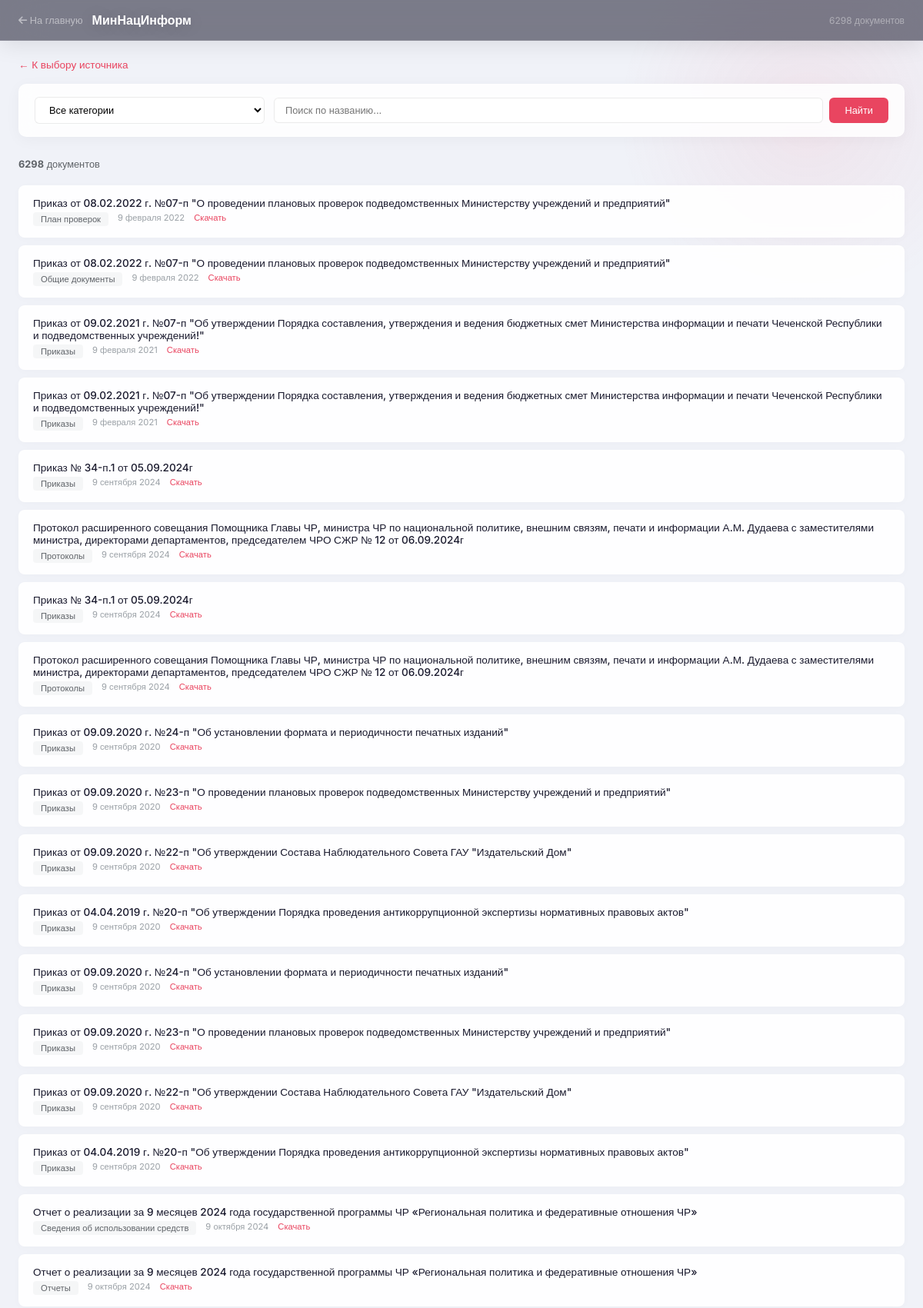
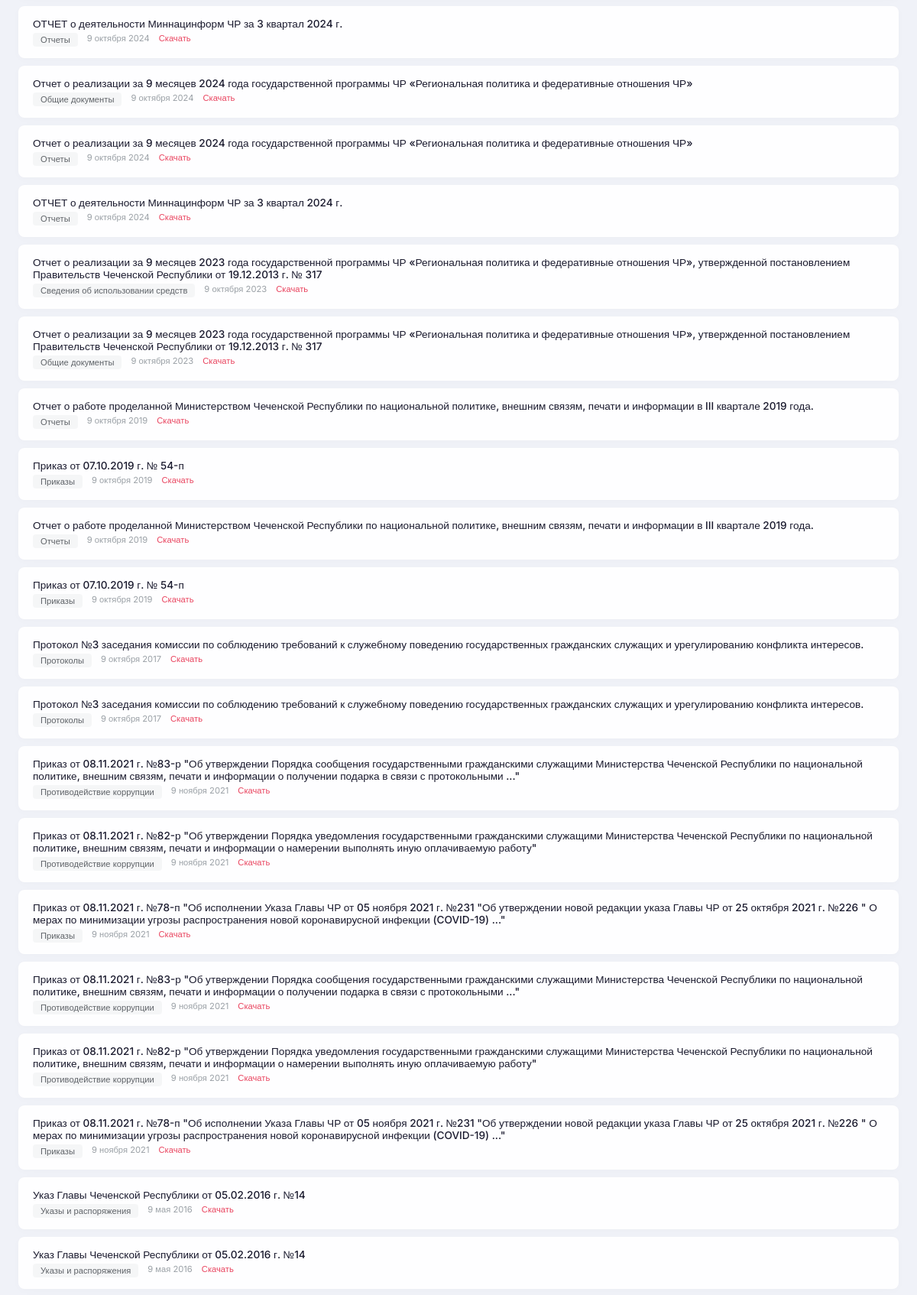
The app's page /db/minnacinform (upper part) with its own data (2 pictures, top to bottom).
### tables this page shows
CREATE TABLE minnacinform_documents (
            id INTEGER PRIMARY KEY AUTOINCREMENT,
            title TEXT,
            date TEXT,
            category TEXT,
            file_url TEXT,
            file_name TEXT,
            source_url TEXT,
            scraped_at TIMESTAMP DEFAULT CURRENT_TIMESTAMP
        );

### main.py (the view)
@app.get("/db/{db_name}", response_class=HTMLResponse)
async def view_database(
    request: Request,
    db_name: str,
    sub_db: Optional[str] = None,
    category: Optional[str] = None,
    search: Optional[str] = None,
    page: int = Query(1, ge=1)
):
    if db_name not in DB_PATHS:
        return RedirectResponse(url="/")
    db_config = DB_PATHS[db_name]
    per_page = 50
    offset = (page - 1) * per_page
    if db_config.get('type') == 'group':
        if sub_db and sub_db in db_config['databases']:
            sub_config = db_config['databases'][sub_db]
            info = get_db_info(sub_db, {'type': 'single', 'path': sub_config['path'], 'display_name': sub_config['display_name']})
            if not info:
                return RedirectResponse(url="/")
            table_name = info['table_name']
            documents, total = get_documents(
                sub_db, table_name,
                limit=per_page,
                offset=offset,
                category=category,
                search_term=search,
                db_path=sub_config['path']
            )
            categories = get_categories(sub_db, table_name, sub_config['path'])
            return templates.TemplateResponse(
                "database_view.html",
                {
                    "request": request,
                    "db_name": db_name,
                    "sub_db": sub_db,
                    "display_name": sub_config['display_name'],
                    "group_name": db_config['display_name'],
                    "documents": documents,
                    "categories": categories,
                    "current_category": category,
                    "search_term": search,
                    "page": page,
                    "total": total,
                    "total_pages": (total + per_page - 1) // per_page,
                    "per_page": per_page,
                    "is_searchable": sub_db in SEARCHABLE_DBS,
                    "is_group": True,
                    "sub_dbs": db_config['databases'],
                    "current_sub_db": sub_db,
                    "ai_available": AI_AVAILABLE
                }
            )
        else:
            sub_dbs = []
            for sub_name, sub_config in db_config['databases'].items():
                info = get_db_info(sub_name, {'type': 'single', 'path': sub_config['path'], 'display_name': sub_config['display_name']})
                if info and info['count'] > 0:
                    sub_dbs.append({
                        'name': sub_name,
                        'display_name': sub_config['display_name'],
                        'description': sub_config.get('description', ''),
                        'count': info['count']
                    })
            return templates.TemplateResponse(
                "group_view.html",
                {
                    "request": request,
                    "db_name": db_name,
                    "display_name": db_config['display_name'],
                    "sub_dbs": sub_dbs,
                    "ai_available": AI_AVAILABLE
                }
            )
    else:
        info = get_db_info(db_name, db_config)
        if not info:
            return RedirectResponse(url="/")
        table_name = info['table_name']
        db_path = db_config['path']
        documents, total = get_documents(
            db_name, table_name,
            limit=per_page,
            offset=offset,
            category=category,
            search_term=search if db_name in SEARCHABLE_DBS else None,
            db_path=db_path
        )
        categories = get_categories(db_name, table_name, db_path)
        base_url = f"/db/{db_name}"
        return templates.TemplateResponse(
            "database_view.html",
            {
                "request": request,
                "db_name": db_name,
                "display_name": db_config['display_name'],
                "documents": documents,
                "categories": categories,
                "current_category": category,
                "search_term": search,
                "page": page,
                "total": total,
                "total_pages": (total + per_page - 1) // per_page,
                "per_page": per_page,
                "is_searchable": db_name in SEARCHABLE_DBS,
                "is_minzdrav": db_name == 'minzdrav',
                "is_minobr": db_name == 'minobr',
                "minzdrav_categories": MINZDRAV_CATEGORIES if db_name == 'minzdrav' else [],
                "minobr_categories": MINOBR_CATEGORIES if db_name == 'minobr' else [],
                "is_group": False,
                "base_url": base_url,
                "ai_available": AI_AVAILABLE
            }
        )

### templates/database_view.html (shortened to what this page needs)
<!DOCTYPE html>
<html lang="ru">
<head>
    <link rel="stylesheet" href="https://cdnjs.cloudflare.com/ajax/libs/font-awesome/6.4.0/css/all.min.css">
</head>
<body>
    <header class="header-main">
        <div class="container">
            <div class="logo-area">
                {% if is_group %}
                    <a href="/db/{{ db_name }}"><i class="fas fa-arrow-left"></i> Назад</a>
                    <span class="group-label">{{ group_name }}</span>
                    <h1>{{ display_name }}</h1>
                {% else %}
                    <a href="/"><i class="fas fa-arrow-left"></i> На главную</a>
                    <h1>{{ display_name }}</h1>
                {% endif %}
            </div>
            <span style="color: rgba(255,255,255,0.4); font-size: 0.75rem;">{{ total }} документов</span>
        </div>
    </header>
    <div class="container">
        <div class="page-header">
            {% if is_group %}
                <a href="/db/{{ db_name }}" class="back-link">← К списку разделов</a>
            {% else %}
                <a href="/" class="back-link">← К выбору источника</a>
            {% endif %}
        </div>
        <div class="filters">
            {% if is_minzdrav %}
                <select onchange="window.location.href=this.value">
                    <option value="{{ base_url }}">Все категории</option>
                    {% for cat in minzdrav_categories %}
                    <option value="{{ base_url }}?category={{ cat|urlencode }}" {% if current_category == cat %}selected{% endif %}>
                        {{ cat }}
                    </option>
                    {% endfor %}
                </select>
            {% else %}
                {% if categories %}
                <select onchange="window.location.href=this.value">
                    <option value="{{ base_url }}">Все категории</option>
                </select>
                {% endif %}
                {% if is_searchable %}
                <form method="get" style="display: flex; gap: 8px; flex: 1;" action="{{ base_url }}">
                    <input type="text" name="search" placeholder="Поиск по названию..." value="{{ search_term or '' }}" style="flex: 1; min-width: 120px;">
                    <button type="submit">Найти</button>
                </form>
                {% endif %}
            {% endif %}
        </div>
        <div class="stats">
            <strong>{{ total }}</strong> документов
        </div>
        {% if documents %}
        <div class="documents-grid">
            {% for doc in documents %}
            <div class="doc-item">
                <div class="doc-title">
                    {% if doc.file_url %}
                    <a href="{{ doc.file_url }}" target="_blank">{{ doc.display_title }}</a>
                    {% else %}
                    {{ doc.display_title }}
                    {% endif %}
                </div>
                <div class="doc-meta">
                    {% if doc.category %}
                    <span class="category">{{ doc.category }}</span>
                    {% endif %}
                    {% if doc.date %}
                    <span>{{ doc.date }}</span>
                    {% elif doc.pub_date %}
                    <span>{{ doc.pub_date }}</span>
                    {% elif doc.sign_date %}
                    <span>{{ doc.sign_date }}</span>
                    {% endif %}
                    {% if doc.file_url %}
                    <a href="{{ doc.file_url }}" target="_blank" class="file-link">Скачать</a>
                    {% endif %}
                </div>
            </div>
            {% endfor %}
        </div>
        {% endif %}
    </div>
</body>
</html>

### templates/database_view.html (style rules this page uses)
* { margin: 0; padding: 0; box-sizing: border-box; }
body { font-family: 'Inter', sans-serif; background: #f0f2f8; color: #1a1a2e; min-height: 100vh; }
body::before { content: ''; position: fixed; top: -100px; right: -100px; width: 500px; height: 500px; background: radial-gradient(circle, rgba(233, 69, 96, 0.08) 0%, transparent 70%); border-radius: 50%; pointer-events: none; z-index: 0; }
body::after { content: ''; position: fixed; bottom: -100px; left: -100px; width: 600px; height: 600px; background: radial-gradient(circle, rgba(0, 149, 59, 0.06) 0%, transparent 70%); border-radius: 50%; pointer-events: none; z-index: 0; }
.header-main { position: sticky; top: 0; z-index: 100; backdrop-filter: blur(30px); -webkit-backdrop-filter: blur(30px); background: rgba(26, 26, 46, 0.55); border-bottom: 1px solid rgba(255, 255, 255, 0.12); padding: 16px 0; transition: background 0.3s ease; box-shadow: 0 4px 30px rgba(0, 0, 0, 0.1); }
.header-main .container { max-width: 1280px; margin: 0 auto; padding: 0 24px; display: flex; align-items: center; justify-content: space-between; flex-wrap: wrap; gap: 12px; position: relative; z-index: 1; }
.logo-area { display: flex; align-items: center; gap: 12px; flex-wrap: wrap; }
.logo-area a { color: rgba(255,255,255,0.5); text-decoration: none; font-size: 0.8rem; transition: color 0.3s; }
.logo-area h1 { color: #fff; font-size: 1rem; font-weight: 600; text-shadow: 0 2px 20px rgba(0, 0, 0, 0.2); }
.container { max-width: 1280px; margin: 0 auto; padding: 0 24px; position: relative; z-index: 1; }
.page-header { padding: 20px 0 16px; }
.page-header .back-link { color: #e94560; text-decoration: none; font-weight: 500; font-size: 0.85rem; }
.filters { background: rgba(255, 255, 255, 0.85); backdrop-filter: blur(10px); -webkit-backdrop-filter: blur(10px); border-radius: 10px; padding: 16px 20px; margin-bottom: 20px; border: 1px solid rgba(255, 255, 255, 0.3); box-shadow: 0 4px 20px rgba(0, 0, 0, 0.04); display: flex; flex-wrap: wrap; gap: 12px; align-items: center; }
.filters select, .filters input { padding: 8px 14px; border: 1px solid rgba(0, 0, 0, 0.08); border-radius: 6px; font-size: 0.8rem; background: rgba(255, 255, 255, 0.9); font-family: 'Inter', sans-serif; min-width: 180px; transition: all 0.3s; }
.filters button { padding: 8px 20px; background: #e94560; color: #fff; border: none; border-radius: 6px; font-size: 0.8rem; font-weight: 500; cursor: pointer; transition: all 0.3s; font-family: 'Inter', sans-serif; }
.stats { font-size: 0.8rem; color: #5f6368; margin-bottom: 12px; padding: 8px 0; }
.documents-grid { display: flex; flex-direction: column; gap: 10px; padding-bottom: 30px; }
.doc-item { background: rgba(255, 255, 255, 0.9); backdrop-filter: blur(8px); -webkit-backdrop-filter: blur(8px); border-radius: 8px; padding: 14px 18px; border: 1px solid rgba(255, 255, 255, 0.4); transition: all 0.3s ease; box-shadow: 0 2px 12px rgba(0, 0, 0, 0.02); }
.doc-title { font-weight: 500; color: #1a1a2e; font-size: 0.85rem; margin-bottom: 4px; word-break: break-word; }
.doc-title a { color: #1a1a2e; text-decoration: none; transition: color 0.3s; }
.doc-meta { display: flex; flex-wrap: wrap; gap: 12px; font-size: 0.7rem; color: #9aa0a6; margin-top: 4px; }
.doc-meta .category { background: rgba(241, 243, 244, 0.7); padding: 2px 10px; border-radius: 4px; color: #5f6368; }
.doc-meta .file-link { color: #e94560; text-decoration: none; transition: color 0.3s; }

### records on screen
minnacinform_documents: display_title "Приказ от 08.02.2022 г. №07-п \"О проведении плановых проверок подведомственных Министерству учреждений и предприятий\"", category "План проверок", date "9 февраля 2022", category "Общие документы"
minnacinform_documents: display_title "Приказ от 09.02.2021 г. №07-п \"Об утверждении Порядка составления, утверждения и ведения бюджетных смет Министерства информации и печати Чеченской Республики и подведомственных учреждений!\"", category "Приказы", date "9 февраля 2021"
minnacinform_documents: display_title "Приказ № 34-п.1 от 05.09.2024г", category "Приказы", date "9 сентября 2024"
minnacinform_documents: display_title "Протокол расширенного совещания Помощника Главы ЧР, министра ЧР по национальной политике, внешним связям, печати и информации А.М. Дудаева с заместителями министра, директорами департаментов, председателем ЧРО СЖР № 12 от 06.09.2024г", category "Протоколы", date "9 сентября 2024"
minnacinform_documents: display_title "Приказ от 09.09.2020 г. №24-п \"Об установлении формата и периодичности печатных изданий\"", category "Приказы", date "9 сентября 2020"
minnacinform_documents: display_title "Приказ от 09.09.2020 г. №23-п \"О проведении плановых проверок подведомственных Министерству учреждений и предприятий\"", category "Приказы", date "9 сентября 2020"
minnacinform_documents: display_title "Приказ от 09.09.2020 г. №22-п \"Об утверждении Состава Наблюдательного Совета ГАУ \"Издательский Дом\"", category "Приказы", date "9 сентября 2020"
minnacinform_documents: display_title "Приказ от 04.04.2019 г. №20-п \"Об утверждении Порядка проведения антикоррупционной экспертизы нормативных правовых актов\"", category "Приказы", date "9 сентября 2020"
minnacinform_documents: display_title "Отчет о реализации за 9 месяцев 2024 года государственной программы ЧР «Региональная политика и федеративные отношения ЧР»", category "Сведения об использовании средств", date "9 октября 2024"
minnacinform_documents: display_title "Отчет о реализации за 9 месяцев 2024 года государственной программы ЧР «Региональная политика и федеративные отношения ЧР»", category "Отчеты", date "9 октября 2024"
minnacinform_documents: display_title "ОТЧЕТ о деятельности Миннацинформ ЧР за 3 квартал 2024 г.", category "Отчеты", date "9 октября 2024"
minnacinform_documents: display_title "Отчет о реализации за 9 месяцев 2023 года государственной программы ЧР «Региональная политика и федеративные отношения ЧР», утвержденной постановлением Правительств Чеченской Республики от 19.12.2013 г. № 317", category "Сведения об использовании средств", date "9 октября 2023", category "Общие документы"
minnacinform_documents: display_title "Отчет о работе проделанной Министерством Чеченской Республики по национальной политике, внешним связям, печати и информации в III квартале 2019 года.", category "Отчеты", date "9 октября 2019"
minnacinform_documents: display_title "Приказ от 07.10.2019 г. № 54-п", category "Приказы", date "9 октября 2019"
minnacinform_documents: display_title "Протокол №3 заседания комиссии по соблюдению требований к служебному поведению государственных гражданских служащих и урегулированию конфликта интересов.", category "Протоколы", date "9 октября 2017"
minnacinform_documents: display_title "Приказ от 08.11.2021 г. №83-р \"Об утверждении Порядка сообщения государственными гражданскими служащими Министерства Чеченской Республики по национальной политике, внешним связям, печати и информации о получении подарка в связи с протокольными ...\"", category "Противодействие коррупции", date "9 ноября 2021"
minnacinform_documents: display_title "Приказ от 08.11.2021 г. №82-р \"Об утверждении Порядка уведомления государственными гражданскими служащими Министерства Чеченской Республики по национальной политике, внешним связям, печати и информации о намерении выполнять иную оплачиваемую работу\"", category "Противодействие коррупции", date "9 ноября 2021"
minnacinform_documents: display_title "Приказ от 08.11.2021 г. №78-п \"Об исполнении Указа Главы ЧР от 05 ноября 2021 г. №231 \"Об утверждении новой редакции указа Главы ЧР от 25 октября 2021 г. №226 \" О мерах по минимизации угрозы распространения новой коронавирусной инфекции (COVID-19) ...\"", category "Приказы", date "9 ноября 2021"
minnacinform_documents: display_title "Указ Главы Чеченской Республики от 05.02.2016 г. №14", category "Указы и распоряжения", date "9 мая 2016"

### other values on screen
{{ display_name }} "МинНацИнформ"
{{ total }} "6298"
{{ doc.display_title }} "Отчет о реализации за 9 месяцев 2024 года государственной программы ЧР «Региональная политика и федеративные отношения ЧР»"
{{ doc.category }} "Общие документы"
{{ doc.date }} "9 октября 2024"
